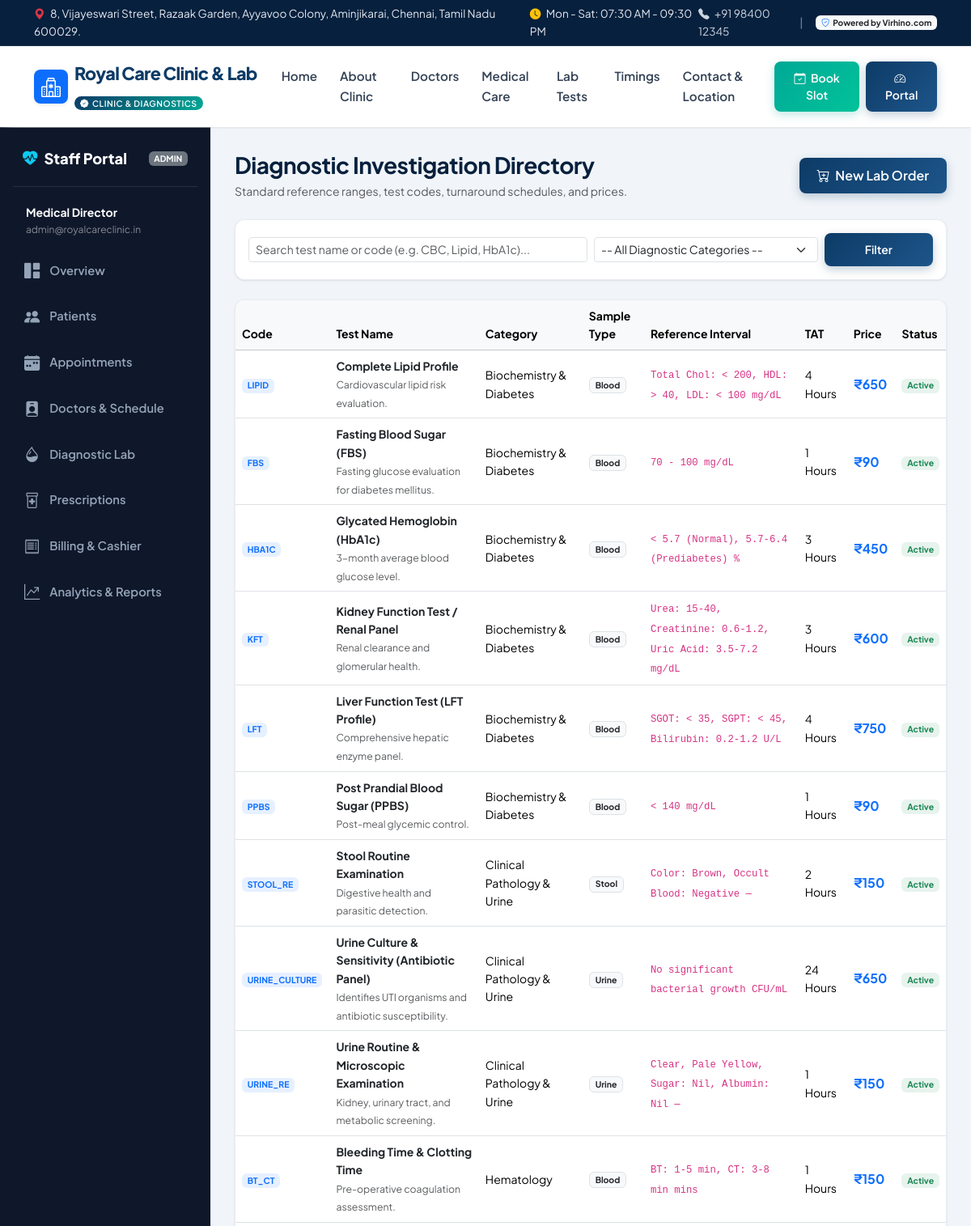
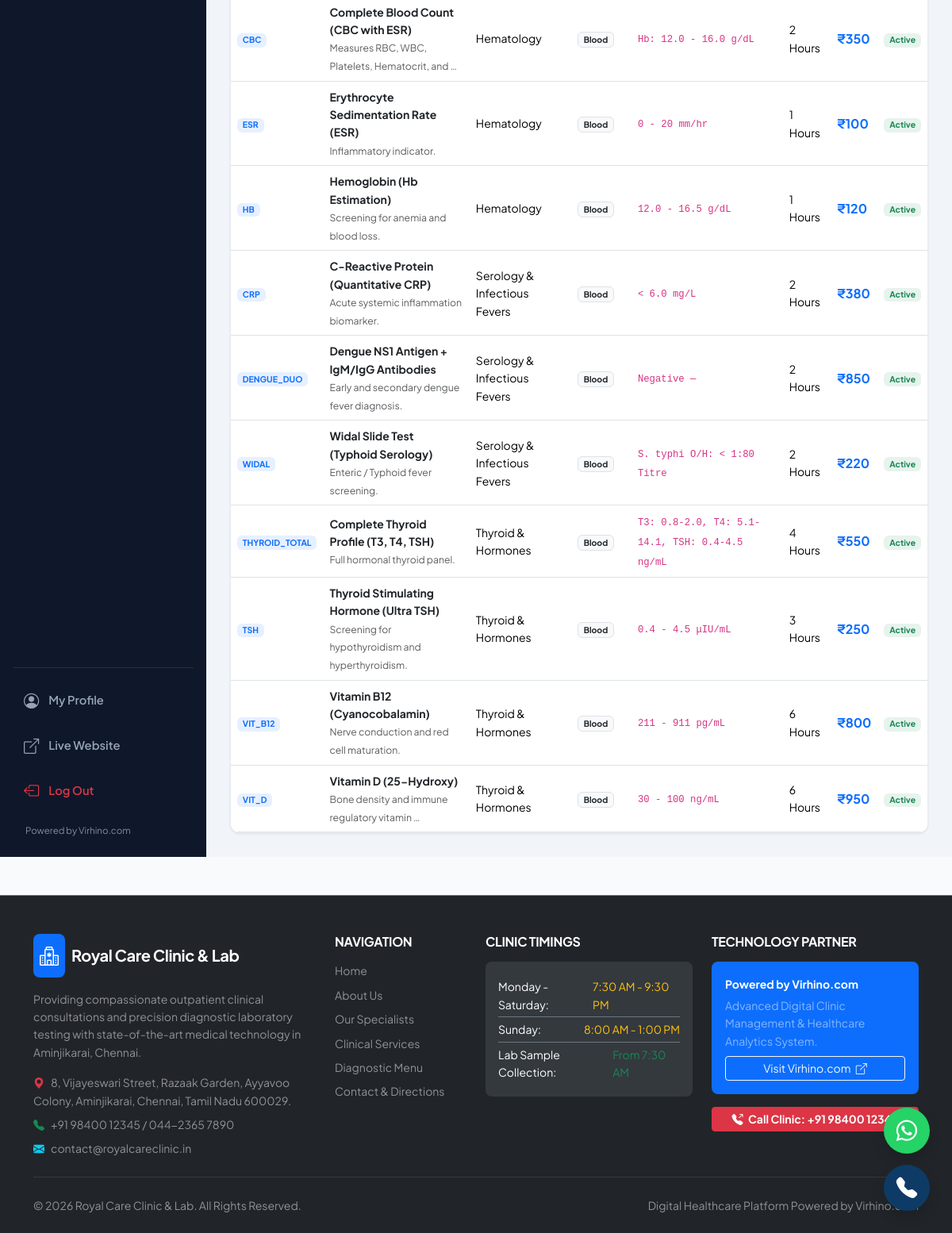
The page /lab/catalog/ (signed in) on the database its author committed (2 pictures, top to bottom).
### accounts/models.py (models this page shows, shortened)
class User(AbstractUser):
    ROLE_CHOICES = (
        ('admin', 'Administrator'),
        ('doctor', 'Doctor / Specialist'),
        ('receptionist', 'Receptionist / Front Desk'),
        ('lab_technician', 'Lab Technician / Pathologist'),
        ('patient', 'Patient'),
    )
    role = models.CharField(max_length=20, choices=ROLE_CHOICES, default='receptionist')
    phone = models.CharField(max_length=20, unique=True, null=True, blank=True)
    address = models.TextField(blank=True, null=True)
    avatar = models.ImageField(upload_to='avatars/', blank=True, null=True)
    class Meta:
        ordering = ['username']
        verbose_name = 'User'
        verbose_name_plural = 'Users'
    @property
    def is_staff_member(self):
        return self.role in ['admin', 'doctor', 'receptionist', 'lab_technician'] or self.is_staff

### lab/models.py (models this page shows, shortened)
class LabTest(models.Model):
    SAMPLE_CHOICES = (
        ('Blood', 'Whole Blood / Serum / Plasma'),
        ('Urine', 'Urine Sample'),
        ('Stool', 'Stool Sample'),
        ('Swab', 'Throat / Nasal Swab'),
        ('Sputum', 'Sputum Sample'),
        ('Fluid', 'Body Fluids / CSF / Synovial'),
        ('Other', 'Other Sample Type'),
    )
    category = models.ForeignKey(LabCategory, on_delete=models.CASCADE, related_name='tests')
    code = models.CharField(max_length=20, unique=True, help_text='e.g., CBC, LFT, KFT, HBA1C')
    name = models.CharField(max_length=200)
    sample_type = models.CharField(max_length=50, choices=SAMPLE_CHOICES, default='Blood')
    price = models.DecimalField(max_digits=8, decimal_places=2)
    turnaround_hours = models.PositiveIntegerField(default=4, help_text='Standard report delivery time in hours')
    normal_range = models.CharField(max_length=200, blank=True, help_text='Standard Reference Interval')
    unit = models.CharField(max_length=50, blank=True, help_text='Measurement unit (e.g. mg/dL, g/dL, %)')
    description = models.TextField(blank=True, help_text='Clinical significance and preparation instructions')
    is_active = models.BooleanField(default=True)
    class Meta:
        ordering = ['category', 'name']

class LabCategory(models.Model):
    name = models.CharField(max_length=100, unique=True)
    description = models.TextField(blank=True)
    icon = models.CharField(max_length=50, default='bi-droplet-half', help_text='Bootstrap icon name')
    class Meta:
        verbose_name_plural = 'Lab Categories'
        ordering = ['name']

### lab/views.py (the view)
# urls.py: path('catalog/', views.test_catalog, name='test_catalog'),
@login_required
@staff_required
def test_catalog(request):
    category_id = request.GET.get('category')
    search = request.GET.get('search', '').strip()
    tests = LabTest.objects.select_related('category').all()
    if category_id:
        tests = tests.filter(category_id=category_id)
    if search:
        tests = tests.filter(name__icontains=search) | tests.filter(code__icontains=search)
    categories = LabCategory.objects.all()
    return render(request, 'lab/catalog.html', {
        'tests': tests,
        'categories': categories,
        'selected_category': category_id,
        'search': search,
    })

### website/context_processors.py (called while the page is built)
def clinic_info(request):
    return {
        'CLINIC': settings.CLINIC_METADATA,
    }

### templates/lab/catalog.html (shortened to what this page needs)
{% extends 'dashboard_base.html' %}
{% block dashboard_content %}
<div class="d-flex flex-column flex-md-row justify-content-between align-items-md-center gap-3 mb-4">
  <div>
    <h3 class="fw-bold mb-1">Diagnostic Investigation Directory</h3>
    <p class="text-muted small mb-0">Standard reference ranges, test codes, turnaround schedules, and prices.</p>
  </div>
  <div>
    <a href="{% url 'lab_order_create' %}" class="btn btn-primary-custom">
      <i class="bi bi-cart-plus me-1"></i> New Lab Order
    </a>
  </div>
</div>
<div class="card card-custom p-3 mb-4">
  <form method="GET" class="row g-2 align-items-center">
    <div class="col-md-6">
      <input type="text" name="search" class="form-control form-control-sm" placeholder="Search test name or code (e.g. CBC, Lipid, HbA1c)..." value="{{ search }}">
    </div>
    <div class="col-md-4">
      <select name="category" class="form-select form-select-sm">
        <option value="">-- All Diagnostic Categories --</option>
      </select>
    </div>
    <div class="col-md-2 d-flex gap-2">
      <button type="submit" class="btn btn-primary-custom btn-sm w-100">Filter</button>
    </div>
  </form>
</div>
<div class="card card-custom overflow-hidden">
  <div class="table-responsive">
    <table class="table table-hover align-middle mb-0 small">
      <thead class="table-light">
        <tr>
          <th>Code</th>
          <th>Test Name</th>
          <th>Category</th>
          <th>Sample Type</th>
          <th>Reference Interval</th>
          <th>TAT</th>
          <th>Price</th>
          <th>Status</th>
        </tr>
      </thead>
      <tbody>
        {% for test in tests %}
          <tr>
            <td>
              <span class="badge bg-primary bg-opacity-10 text-primary fw-bold">{{ test.code }}</span>
            </td>
            <td>
              <div class="fw-bold text-dark">{{ test.name }}</div>
              {% if test.description %}
                <small class="text-muted">{{ test.description|truncatewords:6 }}</small>
              {% endif %}
            </td>
            <td>{{ test.category.name }}</td>
            <td>
              <span class="badge bg-light text-dark border">{{ test.sample_type }}</span>
            </td>
            <td>
              {% if test.normal_range %}
                <code>{{ test.normal_range }} {{ test.unit }}</code>
              {% else %}
                <span class="text-muted">—</span>
              {% endif %}
            </td>
            <td>{{ test.turnaround_hours }} Hours</td>
            <td class="fw-bold text-primary fs-6">₹{{ test.price|floatformat:0 }}</td>
            <td>
              {% if test.is_active %}
                <span class="badge bg-success bg-opacity-10 text-success">Active</span>
              {% else %}
                <span class="badge bg-danger bg-opacity-10 text-danger">Inactive</span>
              {% endif %}
            </td>
          </tr>
        {% empty %}
          <tr>
            <td colspan="8" class="text-center text-muted py-4">No diagnostic tests matching your search.</td>
          </tr>
        {% endfor %}
      </tbody>
    </table>
  </div>
</div>
{% endblock %}

### templates/dashboard_base.html
{% extends 'base.html' %}
{% load static %}
{% block content %}
<div class="dashboard-layout">
  <aside class="sidebar no-print">
    <div>
      <div class="sidebar-brand d-flex align-items-center justify-content-between">
        <div class="d-flex align-items-center gap-2">
          <i class="bi bi-heart-pulse-fill text-info"></i>
          <span>Staff Portal</span>
        </div>
        <span class="badge bg-secondary text-uppercase" style="font-size: 0.65rem;">{{ user.role }}</span>
      </div>
      <div class="px-3 mb-3 text-white-50 small">
        <div class="fw-bold text-white">{{ user.get_full_name|default:user.username }}</div>
        <div style="font-size: 0.75rem;">{{ user.email }}</div>
      </div>
      <ul class="sidebar-nav">
        <li>
          <a href="{% url 'dashboard' %}" class="sidebar-link {% if request.resolver_match.url_name == 'dashboard' %}active{% endif %}">
            <i class="bi bi-grid-1x2-fill"></i>
            <span>Overview</span>
          </a>
        </li>
        <li>
          <a href="{% url 'patient_list' %}" class="sidebar-link {% if 'patient' in request.resolver_match.url_name %}active{% endif %}">
            <i class="bi bi-people-fill"></i>
            <span>Patients</span>
          </a>
        </li>
        <li>
          <a href="{% url 'appointment_list' %}" class="sidebar-link {% if 'appointment' in request.resolver_match.url_name %}active{% endif %}">
            <i class="bi bi-calendar-week-fill"></i>
            <span>Appointments</span>
          </a>
        </li>
        <li>
          <a href="{% url 'doctor_list' %}" class="sidebar-link {% if 'doctor' in request.resolver_match.url_name %}active{% endif %}">
            <i class="bi bi-person-badge-fill"></i>
            <span>Doctors & Schedule</span>
          </a>
        </li>
        <li>
          <a href="{% url 'lab_dashboard' %}" class="sidebar-link {% if 'lab' in request.resolver_match.url_name %}active{% endif %}">
            <i class="bi bi-droplet-half"></i>
            <span>Diagnostic Lab</span>
          </a>
        </li>
        <li>
          <a href="{% url 'prescription_list' %}" class="sidebar-link {% if 'prescription' in request.resolver_match.url_name %}active{% endif %}">
            <i class="bi bi-prescription2"></i>
            <span>Prescriptions</span>
          </a>
        </li>
        <li>
          <a href="{% url 'invoice_list' %}" class="sidebar-link {% if 'invoice' in request.resolver_match.url_name %}active{% endif %}">
            <i class="bi bi-receipt"></i>
            <span>Billing & Cashier</span>
          </a>
        </li>
        <li>
          <a href="{% url 'analytics_dashboard' %}" class="sidebar-link {% if 'analytics' in request.resolver_match.url_name or 'report' in request.resolver_match.url_name %}active{% endif %}">
            <i class="bi bi-graph-up-arrow"></i>
            <span>Analytics & Reports</span>
          </a>
        </li>
      </ul>
    </div>
    <div class="pt-3 border-top border-secondary border-opacity-25">
      <ul class="sidebar-nav">
        <li>
          <a href="{% url 'profile' %}" class="sidebar-link {% if request.resolver_match.url_name == 'profile' %}active{% endif %}">
            <i class="bi bi-person-circle"></i>
            <span>My Profile</span>
          </a>
        </li>
        <li>
          <a href="{% url 'home' %}" class="sidebar-link" target="_blank">
            <i class="bi bi-box-arrow-up-right"></i>
            <span>Live Website</span>
          </a>
        </li>
        <li>
          <a href="{% url 'logout' %}" class="sidebar-link text-danger">
            <i class="bi bi-box-arrow-left"></i>
            <span>Log Out</span>
          </a>
        </li>
      </ul>
      <div class="mt-3 px-3 small text-white-50" style="font-size: 0.72rem;">
        {{ CLINIC.BRAND }}
      </div>
    </div>
  </aside>
  <main class="main-content">
    {% block dashboard_content %}{% endblock %}
  </main>
</div>
{% endblock %}

### static/css/style.css (style rules this page uses)
:root { --primary-color: #0d3b66; --primary-dark: #07203d; --primary-light: #1d558a; --secondary-color: #00a896; --secondary-light: #02c39a; --accent-color: #f4a261; --accent-red: #e76f51; --success-color: #10b981; --warning-color: #f59e0b; --info-color: #0284c7; --dark-slate: #0f172a; --text-primary: #1e293b; --text-muted: #64748b; --bg-light: #f8fafc; --bg-white: #ffffff; --card-border: rgba(226, 232, 240, 0.8); --shadow-sm: 0 1px 3px rgba(0,0,0,0.06), 0 1px 2px rgba(0,0,0,0.04); --shadow-md: 0 4px 6px -1px rgba(0,0,0,0.08), 0 2px 4px -1px rgba(0,0,0,0.04); --shadow-lg: 0 10px 15px -3px rgba(0,0,0,0.08), 0 4px 6px -2px rgba(0,0,0,0.04); --shadow-xl: 0 20px 25px -5px rgba(0,0,0,0.1), 0 10px 10px -5px rgba(0,0,0,0.04); --border-radius: 12px; --border-radius-sm: 8px; --transition: all 0.25s cubic-bezier(0.4, 0, 0.2, 1); }
body { font-family: 'Plus Jakarta Sans', 'Inter', -apple-system, BlinkMacSystemFont, "Segoe UI", Roboto, sans-serif; color: var(--text-primary); background-color: var(--bg-light); line-height: 1.6; overflow-x: hidden; }
h1, h2, h3, h4, h5, h6 { font-weight: 700; color: var(--primary-dark); letter-spacing: -0.02em; }
.card-custom { background: var(--bg-white); border: 1px solid var(--card-border); border-radius: var(--border-radius); box-shadow: var(--shadow-sm); transition: var(--transition); overflow: hidden; }
.btn-primary-custom { background: linear-gradient(135deg, var(--primary-color) 0%, var(--primary-light) 100%); color: white; border: none; font-weight: 600; padding: 10px 22px; border-radius: var(--border-radius-sm); transition: var(--transition); box-shadow: 0 4px 12px rgba(13, 59, 102, 0.25); }
.dashboard-layout { display: flex; min-height: calc(100vh - 65px); }
.sidebar { width: 260px; background: #0f172a; color: #cbd5e1; padding: 24px 16px; flex-shrink: 0; display: flex; flex-direction: column; justify-content: space-between; }
.sidebar-brand { font-size: 1.15rem; font-weight: 800; color: white; padding: 0 12px 20px; border-bottom: 1px solid rgba(255,255,255,0.1); margin-bottom: 20px; }
.sidebar-nav { list-style: none; padding: 0; margin: 0; display: flex; flex-direction: column; gap: 6px; }
.sidebar-link { display: flex; align-items: center; gap: 12px; padding: 10px 14px; color: #94a3b8; text-decoration: none; font-weight: 600; font-size: 0.92rem; border-radius: var(--border-radius-sm); transition: var(--transition); }
.sidebar-link i { font-size: 1.2rem; }
.main-content { flex-grow: 1; padding: 30px; background-color: #f1f5f9; overflow-y: auto; }

### rows shown on the page
User: role "ADMIN", get_full_name "Medical Director", email "admin@royalcareclinic.in"
LabTest: code "LIPID", name "Complete Lipid Profile", description "Cardiovascular lipid risk evaluation.", category.name "Biochemistry & Diabetes", sample_type "Blood", normal_range "Total Chol: < 200, HDL: > 40, LDL: < 100", unit "mg/dL", turnaround_hours "4", price "650", is_active "Active"
LabTest: code "FBS", name "Fasting Blood Sugar (FBS)", description "Fasting glucose evaluation for diabetes mellitus.", category.name "Biochemistry & Diabetes", sample_type "Blood", normal_range "70 - 100", unit "mg/dL", turnaround_hours "1", price "90", is_active "Active"
LabTest: code "HBA1C", name "Glycated Hemoglobin (HbA1c)", description "3-month average blood glucose level.", category.name "Biochemistry & Diabetes", sample_type "Blood", normal_range "< 5.7 (Normal), 5.7-6.4 (Prediabetes)", unit "%", turnaround_hours "3", price "450", is_active "Active"
LabTest: code "KFT", name "Kidney Function Test / Renal Panel", description "Renal clearance and glomerular health.", category.name "Biochemistry & Diabetes", sample_type "Blood", normal_range "Urea: 15-40, Creatinine: 0.6-1.2, Uric Acid: 3.5-7.2", unit "mg/dL", turnaround_hours "3", price "600", is_active "Active"
LabTest: code "LFT", name "Liver Function Test (LFT Profile)", description "Comprehensive hepatic enzyme panel.", category.name "Biochemistry & Diabetes", sample_type "Blood", normal_range "SGOT: < 35, SGPT: < 45, Bilirubin: 0.2-1.2", unit "U/L", turnaround_hours "4", price "750", is_active "Active"
LabTest: code "PPBS", name "Post Prandial Blood Sugar (PPBS)", description "Post-meal glycemic control.", category.name "Biochemistry & Diabetes", sample_type "Blood", normal_range "< 140", unit "mg/dL", turnaround_hours "1", price "90", is_active "Active"
LabTest: code "STOOL_RE", name "Stool Routine Examination", description "Digestive health and parasitic detection.", category.name "Clinical Pathology & Urine", sample_type "Stool", normal_range "Color: Brown, Occult Blood: Negative", unit "—", turnaround_hours "2", price "150", is_active "Active"
LabTest: code "URINE_CULTURE", name "Urine Culture & Sensitivity (Antibiotic Panel)", description "Identifies UTI organisms and antibiotic susceptibility.", category.name "Clinical Pathology & Urine", sample_type "Urine", normal_range "No significant bacterial growth", unit "CFU/mL", turnaround_hours "24", price "650", is_active "Active"
LabTest: code "URINE_RE", name "Urine Routine & Microscopic Examination", description "Kidney, urinary tract, and metabolic screening.", category.name "Clinical Pathology & Urine", sample_type "Urine", normal_range "Clear, Pale Yellow, Sugar: Nil, Albumin: Nil", unit "—", turnaround_hours "1", price "150", is_active "Active"
LabTest: code "BT_CT", name "Bleeding Time & Clotting Time", description "Pre-operative coagulation assessment.", category.name "Hematology", sample_type "Blood", normal_range "BT: 1-5 min, CT: 3-8 min", unit "mins", turnaround_hours "1", price "150", is_active "Active"
LabTest: code "CBC", name "Complete Blood Count (CBC with ESR)", description "Measures RBC, WBC, Platelets, Hematocrit, and …", category.name "Hematology", sample_type "Blood", normal_range "Hb: 12.0 - 16.0", unit "g/dL", turnaround_hours "2", price "350", is_active "Active"
LabTest: code "ESR", name "Erythrocyte Sedimentation Rate (ESR)", description "Inflammatory indicator.", category.name "Hematology", sample_type "Blood", normal_range "0 - 20", unit "mm/hr", turnaround_hours "1", price "100", is_active "Active"
LabTest: code "HB", name "Hemoglobin (Hb Estimation)", description "Screening for anemia and blood loss.", category.name "Hematology", sample_type "Blood", normal_range "12.0 - 16.5", unit "g/dL", turnaround_hours "1", price "120", is_active "Active"
LabTest: code "CRP", name "C-Reactive Protein (Quantitative CRP)", description "Acute systemic inflammation biomarker.", category.name "Serology & Infectious Fevers", sample_type "Blood", normal_range "< 6.0", unit "mg/L", turnaround_hours "2", price "380", is_active "Active"
LabTest: code "DENGUE_DUO", name "Dengue NS1 Antigen + IgM/IgG Antibodies", description "Early and secondary dengue fever diagnosis.", category.name "Serology & Infectious Fevers", sample_type "Blood", normal_range "Negative", unit "—", turnaround_hours "2", price "850", is_active "Active"
LabTest: code "WIDAL", name "Widal Slide Test (Typhoid Serology)", description "Enteric / Typhoid fever screening.", category.name "Serology & Infectious Fevers", sample_type "Blood", normal_range "S. typhi O/H: < 1:80", unit "Titre", turnaround_hours "2", price "220", is_active "Active"
LabTest: code "THYROID_TOTAL", name "Complete Thyroid Profile (T3, T4, TSH)", description "Full hormonal thyroid panel.", category.name "Thyroid & Hormones", sample_type "Blood", normal_range "T3: 0.8-2.0, T4: 5.1-14.1, TSH: 0.4-4.5", unit "ng/mL", turnaround_hours "4", price "550", is_active "Active"
LabTest: code "TSH", name "Thyroid Stimulating Hormone (Ultra TSH)", description "Screening for hypothyroidism and hyperthyroidism.", category.name "Thyroid & Hormones", sample_type "Blood", normal_range "0.4 - 4.5", unit "μIU/mL", turnaround_hours "3", price "250", is_active "Active"
LabTest: code "VIT_B12", name "Vitamin B12 (Cyanocobalamin)", description "Nerve conduction and red cell maturation.", category.name "Thyroid & Hormones", sample_type "Blood", normal_range "211 - 911", unit "pg/mL", turnaround_hours "6", price "800", is_active "Active"
LabTest: code "VIT_D", name "Vitamin D (25-Hydroxy)", description "Bone density and immune regulatory vitamin …", category.name "Thyroid & Hormones", sample_type "Blood", normal_range "30 - 100", unit "ng/mL", turnaround_hours "6", price "950", is_active "Active"

### other values the page prints
{{ CLINIC.ADDRESS }} "8, Vijayeswari Street, Razaak Garden, Ayyavoo Colony, Aminjikarai, Chennai, Tamil Nadu 600029."
{{ CLINIC.HOURS_WEEKDAY }} "Mon - Sat: 07:30 AM - 09:30 PM"
{{ CLINIC.PHONE }} "+91 98400 12345"
{{ CLINIC.BRAND }} "Powered by Virhino.com"
{{ CLINIC.NAME }} "Royal Care Clinic & Lab"
{{ CLINIC.LANDLINE }} "044-2365 7890"
{{ CLINIC.EMAIL }} "contact@royalcareclinic.in"
